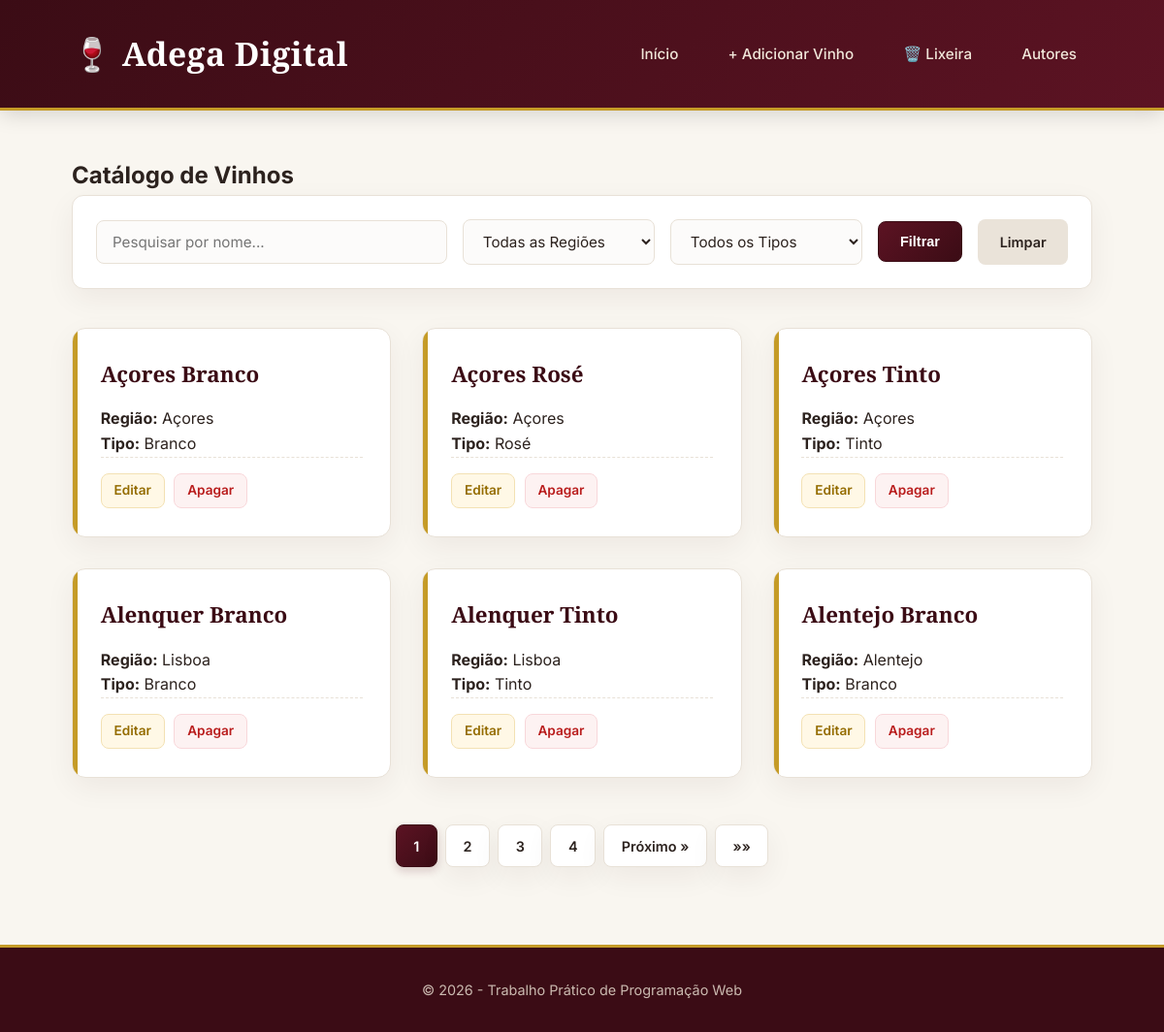
The page / on the database its author committed.
### tables this page shows
CREATE TABLE IF NOT EXISTS vinhos (
    id INT AUTO_INCREMENT PRIMARY KEY,
    nome VARCHAR(150) NOT NULL,
    regiao_id INT,
    tipo_id INT,
    ativo TINYINT DEFAULT 1,
    FOREIGN KEY (regiao_id) REFERENCES regioes(id) ON DELETE SET NULL,
    FOREIGN KEY (tipo_id) REFERENCES tipos_vinho(id) ON DELETE SET NULL
);

CREATE TABLE IF NOT EXISTS regioes (
    id INT AUTO_INCREMENT PRIMARY KEY,
    nome VARCHAR(100) NOT NULL UNIQUE
);

CREATE TABLE IF NOT EXISTS tipos_vinho (
    id INT AUTO_INCREMENT PRIMARY KEY,
    tipo VARCHAR(50) NOT NULL UNIQUE
);

### app/controllers/Home.php (called while the page is built, shortened)
<?php
class Home extends Controller {
    public function index() {
        $vinhoModel = $this->model('Vinho');
        $regiaoModel = $this->model('Regiao');
        $tipoModel = $this->model('Tipo');
        $pesquisa = $_GET['q'] ?? '';
        $regiao_id = $_GET['regiao_id'] ?? '';
        $tipo_id = $_GET['tipo_id'] ?? '';
        $limite = 6;
        $pagina = isset($_GET['pagina']) && is_numeric($_GET['pagina']) ? (int)$_GET['pagina'] : 1;
        $offset = ($pagina - 1) * $limite;
        $totalVinhos = $vinhoModel->getTotalCount($pesquisa, $regiao_id, $tipo_id);
        $totalPaginas = ceil($totalVinhos / $limite);
        $vinhos = $vinhoModel->getPaginated($pesquisa, $regiao_id, $tipo_id, $limite, $offset);
        $this->view('home/index', [
            'vinhos' => $vinhos,
            'regioes' => $regiaoModel->getAll(),
            'tipos' => $tipoModel->getAll(),
            'pesquisa' => $pesquisa,
            'regiao_selecionada' => $regiao_id,
            'tipo_selecionado' => $tipo_id,
            'pagina_atual' => $pagina,
            'total_paginas' => $totalPaginas,
            'total_registos' => $totalVinhos
        ]);
    }
}

### app/core/App.php (called while the page is built, shortened)
<?php
class App {
    protected $method = 'index';
    public function __construct() {
        $url = $this->parseUrl();
        $this->controller = new $this->controller;
        $this->params = $url ? array_values($url) : [];
        call_user_func_array([$this->controller, $this->method], $this->params);
    }
    private function parseUrl() {
        return [];
    }
}

### index.php (called while the page is built, shortened)
<?php
$app = new App();

### app/models/Vinho.php (called while the page is built, shortened)
<?php
class Vinho {
    private $db;
    public function __construct() {
        $this->db = (new Db())->conn;
    }
    public function getPaginated($pesquisa = '', $regiao_id = '', $tipo_id = '', $limite = 6, $offset = 0) {
        $sql = "SELECT v.id, v.nome, r.nome AS regiao, t.tipo
                FROM vinhos v
                LEFT JOIN regioes r ON v.regiao_id = r.id
                LEFT JOIN tipos_vinho t ON v.tipo_id = t.id
                WHERE v.ativo = 1";
        $params = [];
        $types = "";
        $sql .= " ORDER BY v.nome ASC LIMIT ? OFFSET ?";
        $params[] = $limite;
        $params[] = $offset;
        $types .= "ii";
        $stmt = $this->db->prepare($sql);
        if (!empty($params)) {
            $stmt->bind_param($types, ...$params);
        }
        $stmt->execute();
        return $stmt->get_result()->fetch_all(MYSQLI_ASSOC);
    }
}

### app/core/Db.php (called while the page is built, shortened)
<?php
class Db {
    private $host = "localhost";
    private $user = "root";
    private $pass = "";
    private $dbname = "catalogo_vinhos";
    public function __construct() {
        $this->conn = new mysqli($this->host, $this->user, $this->pass, $this->dbname);
    }
}

### app/views/home/index.php (the view, shortened to what this page needs)
<!DOCTYPE html>
<html lang="pt">
<head>
    <link rel="stylesheet" href="<?= BASE_URL ?>assets/css/main.css">
</head>
<body>
    <header>
        <div class="header-content">
            <h1>🍷 Adega Digital</h1>
            <nav>
                <a href="<?= BASE_URL ?>">Início</a>
                <a href="<?= BASE_URL ?>vinhos/criar">+ Adicionar Vinho</a>
                <a href="<?= BASE_URL ?>vinhos/lixeira">🗑️ Lixeira</a>
                <a href="<?= BASE_URL ?>autores">Autores</a>
            </nav>
        </div>
    </header>
    <div class="container">
        <h2>Catálogo de Vinhos</h2>
        <form method="GET" action="<?= BASE_URL ?>" class="filters-bar">
            <input type="text" name="q" placeholder="Pesquisar por nome..." value="<?= htmlspecialchars($data['pesquisa']) ?>">
            <select name="regiao_id">
                <option value="">Todas as Regiões</option>
            </select>
            <select name="tipo_id">
                <option value="">Todos os Tipos</option>
            </select>
            <button type="submit" class="btn btn-primary">Filtrar</button>
            <a href="<?= BASE_URL ?>" class="btn btn-secondary">Limpar</a>
        </form>
        <div class="grid-vinhos">
            <?php if (!empty($data['vinhos'])): ?>
                <?php foreach ($data['vinhos'] as $vinho): ?>
                    <div class="card-vinho">
                        <div>
                            <h3><?= htmlspecialchars($vinho['nome']) ?></h3>
                            <p><strong>Região:</strong> <?= htmlspecialchars($vinho['regiao'] ?? 'Não especificada') ?></p>
                            <p><strong>Tipo:</strong> <?= htmlspecialchars($vinho['tipo'] ?? 'Não especificado') ?></p>
                        </div>
                        <div class="card-actions">
                            <a href="<?= BASE_URL ?>vinhos/editar/<?= $vinho['id'] ?>" class="btn btn-warning">Editar</a>
                            <a href="<?= BASE_URL ?>vinhos/apagar/<?= $vinho['id'] ?>" class="btn btn-danger" onclick="return confirm('Tem a certeza que deseja mover este vinho para a lixeira?');">Apagar</a>
                        </div>
                    </div>
                <?php endforeach; ?>
            <?php else: ?>
                <p>Nenhum vinho encontrado com os critérios selecionados.</p>
            <?php endif; ?>
        </div>
        <?php if ($data['total_paginas'] > 1): ?>
            <?php
                $max_visiveis = 4;
                $inicio = max(1, $data['pagina_atual'] - 1);
                $fim = min($data['total_paginas'], $inicio + ($max_visiveis - 1));
            ?>
            <div class="pagination">
                <?php for ($i = $inicio; $i <= $fim; $i++): ?>
                    <?php $params = $_GET; $params['pagina'] = $i; ?>
                    <a href="<?= BASE_URL ?>?<?= http_build_query($params) ?>" class="page-link <?= $i == $data['pagina_atual'] ? 'active' : '' ?>">
                        <?= $i ?>
                    </a>
                <?php endfor; ?>
                <?php if ($data['pagina_atual'] < $data['total_paginas']): ?>
                    <?php $params = $_GET; $params['pagina'] = $data['pagina_atual'] + 1; ?>
                    <a href="<?= BASE_URL ?>?<?= http_build_query($params) ?>" class="page-link">Próximo &raquo;</a>
                <?php endif; ?>
                <?php if ($data['pagina_atual'] < $data['total_paginas']): ?>
                    <?php $params = $_GET; $params['pagina'] = $data['total_paginas']; ?>
                    <a href="<?= BASE_URL ?>?<?= http_build_query($params) ?>" class="page-link" title="Última Página">&raquo;&raquo;</a>
                <?php endif; ?>
            </div>
        <?php endif; ?>
    </div>
    <footer>
        <p>&copy; 2026 - Trabalho Prático de Programação Web</p>
    </footer>
</body>
</html>

### app/core/Controller.php (shortened to what this page needs)
<?php
class Controller {
    public function model($model) {
        return new $model();
    }
    public function view($view, $data = []) {
        if (file_exists('app/views/' . $view . '.php')) {
            require_once 'app/views/' . $view . '.php';
        } else {
            die("A vista '{$view}' não foi encontrada.");
        }
    }
}

### assets/css/main.css (style rules this page uses)
:root { --bg-main: #f9f6f0; --burgundy-dark: #3b0c15; --burgundy-main: #5c1323; --burgundy-light: #7a1c30; --gold-accent: #c59b27; --gold-light: #e6c875; --text-dark: #2c221e; --text-muted: #6e655f; --card-bg: #ffffff; --border-color: #e8e1d7; --shadow-soft: 0 10px 30px rgba(59, 12, 21, 0.06); --shadow-hover: 0 15px 35px rgba(59, 12, 21, 0.12); }
* { box-sizing: border-box; margin: 0; padding: 0; }
body { font-family: 'Inter', sans-serif; background-color: var(--bg-main); color: var(--text-dark); line-height: 1.6; }
header { background: linear-gradient(135deg, var(--burgundy-dark) 0%, var(--burgundy-main) 100%); color: white; padding: 1.8rem 0; border-bottom: 3px solid var(--gold-accent); box-shadow: 0 4px 20px rgba(0, 0, 0, 0.15); }
header .header-content { max-width: 1100px; margin: 0 auto; padding: 0 1.5rem; display: flex; justify-content: space-between; align-items: center; flex-wrap: wrap; gap: 1rem; }
header h1 { font-family: 'Playfair Display', serif; font-size: 2.1rem; font-weight: 700; letter-spacing: 0.5px; color: #ffffff; }
nav { display: flex; gap: 1.2rem; }
nav a { color: #f0e6d9; text-decoration: none; font-size: 0.95rem; font-weight: 500; padding: 0.5rem 1rem; border-radius: 6px; transition: all 0.3s ease; }
.container { max-width: 1100px; margin: 3rem auto; padding: 0 1.5rem; }
.filters-bar { background: var(--card-bg); padding: 1.5rem; border-radius: 12px; margin-bottom: 2.5rem; border: 1px solid var(--border-color); box-shadow: var(--shadow-soft); display: flex; gap: 1rem; flex-wrap: wrap; align-items: center; }
.filters-bar input, .filters-bar select { padding: 0.75rem 1rem; border: 1px solid var(--border-color); border-radius: 8px; font-family: 'Inter', sans-serif; font-size: 0.95rem; background-color: #fcfbfa; color: var(--text-dark); outline: none; transition: border-color 0.3s ease; }
.filters-bar input { flex: 2; min-width: 200px; }
.filters-bar select { flex: 1; min-width: 150px; }
.btn { display: inline-flex; align-items: center; justify-content: center; padding: 0.75rem 1.4rem; border-radius: 8px; text-decoration: none; font-weight: 600; font-size: 0.9rem; cursor: pointer; border: none; transition: all 0.3s ease; }
.btn-primary { background: linear-gradient(135deg, var(--burgundy-main) 0%, var(--burgundy-dark) 100%); color: white; border: 1px solid var(--burgundy-dark); }
.btn-secondary { background-color: #eae3d9; color: var(--text-dark); }
.btn-warning { background-color: #fff8e6; color: #946c00; border: 1px solid #f3e1b3; padding: 0.4rem 0.8rem; font-size: 0.85rem; }
.btn-danger { background-color: #fdf2f2; color: #b91c1c; border: 1px solid #f8d7da; padding: 0.4rem 0.8rem; font-size: 0.85rem; }
.grid-vinhos { display: grid; grid-template-columns: repeat(auto-fill, minmax(280px, 1fr)); gap: 2rem; }
.card-vinho { background: var(--card-bg); border-radius: 14px; padding: 1.8rem; border: 1px solid var(--border-color); box-shadow: var(--shadow-soft); display: flex; flex-direction: column; justify-content: space-between; transition: transform 0.3s ease, box-shadow 0.3s ease; position: relative; overflow: hidden; }
.card-vinho::before { content: ''; position: absolute; top: 0; left: 0; width: 5px; height: 100%; background: var(--gold-accent); }
.card-vinho h3 { font-family: 'Playfair Display', serif; font-size: 1.4rem; color: var(--burgundy-dark); margin-bottom: 1rem; }
.card-actions { display: flex; gap: 0.6rem; padding-top: 1rem; border-top: 1px dashed var(--border-color); }
.pagination { display: flex; justify-content: center; align-items: center; gap: 0.5rem; margin-top: 3rem; flex-wrap: wrap; }
.page-link { padding: 0.6rem 1.1rem; border-radius: 8px; background-color: var(--card-bg); color: var(--text-dark); text-decoration: none; font-weight: 600; font-size: 0.9rem; border: 1px solid var(--border-color); box-shadow: var(--shadow-soft); transition: all 0.3s ease; }
.page-link.active { background: linear-gradient(135deg, var(--burgundy-main) 0%, var(--burgundy-dark) 100%); color: white; border-color: var(--burgundy-dark); box-shadow: 0 4px 10px rgba(92, 19, 35, 0.2); }
footer { background-color: var(--burgundy-dark); color: #cbbab0; text-align: center; padding: 2rem 0; margin-top: 5rem; font-size: 0.9rem; border-top: 3px solid var(--gold-accent); }

### rows shown on the page
vinhos: nome "Açores Branco", regiao.nome "Açores", tipo.tipo "Branco"
vinhos: nome "Açores Rosé", regiao.nome "Açores", tipo.tipo "Rosé"
vinhos: nome "Açores Tinto", regiao.nome "Açores", tipo.tipo "Tinto"
vinhos: nome "Alenquer Branco", regiao.nome "Lisboa", tipo.tipo "Branco"
vinhos: nome "Alenquer Tinto", regiao.nome "Lisboa", tipo.tipo "Tinto"
vinhos: nome "Alentejo Branco", regiao.nome "Alentejo", tipo.tipo "Branco"
